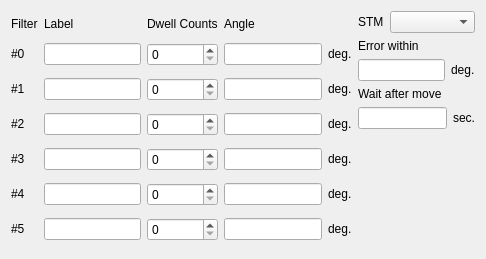
<?xml version="1.0" encoding="UTF-8"?>
<ui version="4.0">
 <class>FrmFilterWheel</class>
 <widget class="QMainWindow" name="FrmFilterWheel">
  <property name="geometry">
   <rect>
    <x>0</x>
    <y>0</y>
    <width>486</width>
    <height>259</height>
   </rect>
  </property>
  <property name="windowTitle">
   <string>Network Analyzer Control</string>
  </property>
  <widget class="QWidget" name="widget">
   <layout class="QGridLayout" name="gridLayout_2">
    <item row="0" column="0">
     <layout class="QGridLayout" name="gridLayout">
      <item row="0" column="0">
       <widget class="QLabel" name="textLabel1_2_5_3_3_13">
        <property name="sizePolicy">
         <sizepolicy hsizetype="Fixed" vsizetype="Fixed">
          <horstretch>0</horstretch>
          <verstretch>0</verstretch>
         </sizepolicy>
        </property>
        <property name="text">
         <string>Filter</string>
        </property>
        <property name="wordWrap">
         <bool>false</bool>
        </property>
       </widget>
      </item>
      <item row="0" column="1">
       <widget class="QLabel" name="textLabel1_2_5_3_3_11">
        <property name="sizePolicy">
         <sizepolicy hsizetype="Fixed" vsizetype="Fixed">
          <horstretch>0</horstretch>
          <verstretch>0</verstretch>
         </sizepolicy>
        </property>
        <property name="text">
         <string>Label</string>
        </property>
        <property name="wordWrap">
         <bool>false</bool>
        </property>
       </widget>
      </item>
      <item row="0" column="2">
       <widget class="QLabel" name="textLabel1_2_5_3_3_16">
        <property name="sizePolicy">
         <sizepolicy hsizetype="Fixed" vsizetype="Fixed">
          <horstretch>0</horstretch>
          <verstretch>0</verstretch>
         </sizepolicy>
        </property>
        <property name="text">
         <string>Dwell Counts</string>
        </property>
        <property name="wordWrap">
         <bool>false</bool>
        </property>
       </widget>
      </item>
      <item row="0" column="3">
       <widget class="QLabel" name="textLabel1_2_5_3_3_14">
        <property name="sizePolicy">
         <sizepolicy hsizetype="Fixed" vsizetype="Fixed">
          <horstretch>0</horstretch>
          <verstretch>0</verstretch>
         </sizepolicy>
        </property>
        <property name="text">
         <string>Angle</string>
        </property>
        <property name="wordWrap">
         <bool>false</bool>
        </property>
       </widget>
      </item>
      <item row="1" column="0">
       <widget class="QLabel" name="textLabel1_2_5_3_3_5">
        <property name="sizePolicy">
         <sizepolicy hsizetype="Fixed" vsizetype="Fixed">
          <horstretch>0</horstretch>
          <verstretch>0</verstretch>
         </sizepolicy>
        </property>
        <property name="text">
         <string>#0</string>
        </property>
        <property name="wordWrap">
         <bool>false</bool>
        </property>
       </widget>
      </item>
      <item row="1" column="2">
       <widget class="QSpinBox" name="m_spbCounts0">
        <property name="minimumSize">
         <size>
          <width>60</width>
          <height>0</height>
         </size>
        </property>
        <property name="minimum">
         <number>0</number>
        </property>
        <property name="maximum">
         <number>10</number>
        </property>
       </widget>
      </item>
      <item row="1" column="3">
       <layout class="QHBoxLayout" name="horizontalLayout_5">
        <item>
         <widget class="QLineEdit" name="m_edAngle0">
          <property name="sizePolicy">
           <sizepolicy hsizetype="Preferred" vsizetype="Fixed">
            <horstretch>0</horstretch>
            <verstretch>0</verstretch>
           </sizepolicy>
          </property>
          <property name="minimumSize">
           <size>
            <width>40</width>
            <height>0</height>
           </size>
          </property>
         </widget>
        </item>
        <item>
         <widget class="QLabel" name="textLabel1_2_2_4_4">
          <property name="sizePolicy">
           <sizepolicy hsizetype="Fixed" vsizetype="Fixed">
            <horstretch>0</horstretch>
            <verstretch>0</verstretch>
           </sizepolicy>
          </property>
          <property name="text">
           <string>deg.</string>
          </property>
          <property name="wordWrap">
           <bool>false</bool>
          </property>
         </widget>
        </item>
       </layout>
      </item>
      <item row="2" column="0">
       <widget class="QLabel" name="textLabel1_2_5_3_3_6">
        <property name="sizePolicy">
         <sizepolicy hsizetype="Fixed" vsizetype="Fixed">
          <horstretch>0</horstretch>
          <verstretch>0</verstretch>
         </sizepolicy>
        </property>
        <property name="text">
         <string>#1</string>
        </property>
        <property name="wordWrap">
         <bool>false</bool>
        </property>
       </widget>
      </item>
      <item row="2" column="2">
       <widget class="QSpinBox" name="m_spbCounts1">
        <property name="minimumSize">
         <size>
          <width>60</width>
          <height>0</height>
         </size>
        </property>
        <property name="minimum">
         <number>0</number>
        </property>
        <property name="maximum">
         <number>10</number>
        </property>
       </widget>
      </item>
      <item row="2" column="3">
       <layout class="QHBoxLayout" name="horizontalLayout_9">
        <item>
         <widget class="QLineEdit" name="m_edAngle1">
          <property name="sizePolicy">
           <sizepolicy hsizetype="Preferred" vsizetype="Fixed">
            <horstretch>0</horstretch>
            <verstretch>0</verstretch>
           </sizepolicy>
          </property>
          <property name="minimumSize">
           <size>
            <width>40</width>
            <height>0</height>
           </size>
          </property>
         </widget>
        </item>
        <item>
         <widget class="QLabel" name="textLabel1_2_2_4_5">
          <property name="sizePolicy">
           <sizepolicy hsizetype="Fixed" vsizetype="Fixed">
            <horstretch>0</horstretch>
            <verstretch>0</verstretch>
           </sizepolicy>
          </property>
          <property name="text">
           <string>deg.</string>
          </property>
          <property name="wordWrap">
           <bool>false</bool>
          </property>
         </widget>
        </item>
       </layout>
      </item>
      <item row="3" column="0">
       <widget class="QLabel" name="textLabel1_2_5_3_3_7">
        <property name="sizePolicy">
         <sizepolicy hsizetype="Fixed" vsizetype="Fixed">
          <horstretch>0</horstretch>
          <verstretch>0</verstretch>
         </sizepolicy>
        </property>
        <property name="text">
         <string>#2</string>
        </property>
        <property name="wordWrap">
         <bool>false</bool>
        </property>
       </widget>
      </item>
      <item row="3" column="2">
       <widget class="QSpinBox" name="m_spbCounts2">
        <property name="minimumSize">
         <size>
          <width>60</width>
          <height>0</height>
         </size>
        </property>
        <property name="minimum">
         <number>0</number>
        </property>
        <property name="maximum">
         <number>10</number>
        </property>
       </widget>
      </item>
      <item row="3" column="3">
       <layout class="QHBoxLayout" name="horizontalLayout_11">
        <item>
         <widget class="QLineEdit" name="m_edAngle2">
          <property name="sizePolicy">
           <sizepolicy hsizetype="Preferred" vsizetype="Fixed">
            <horstretch>0</horstretch>
            <verstretch>0</verstretch>
           </sizepolicy>
          </property>
          <property name="minimumSize">
           <size>
            <width>40</width>
            <height>0</height>
           </size>
          </property>
         </widget>
        </item>
        <item>
         <widget class="QLabel" name="textLabel1_2_2_4_6">
          <property name="sizePolicy">
           <sizepolicy hsizetype="Fixed" vsizetype="Fixed">
            <horstretch>0</horstretch>
            <verstretch>0</verstretch>
           </sizepolicy>
          </property>
          <property name="text">
           <string>deg.</string>
          </property>
          <property name="wordWrap">
           <bool>false</bool>
          </property>
         </widget>
        </item>
       </layout>
      </item>
      <item row="4" column="0">
       <widget class="QLabel" name="textLabel1_2_5_3_3_8">
        <property name="sizePolicy">
         <sizepolicy hsizetype="Fixed" vsizetype="Fixed">
          <horstretch>0</horstretch>
          <verstretch>0</verstretch>
         </sizepolicy>
        </property>
        <property name="text">
         <string>#3</string>
        </property>
        <property name="wordWrap">
         <bool>false</bool>
        </property>
       </widget>
      </item>
      <item row="4" column="2">
       <widget class="QSpinBox" name="m_spbCounts3">
        <property name="minimumSize">
         <size>
          <width>60</width>
          <height>0</height>
         </size>
        </property>
        <property name="minimum">
         <number>0</number>
        </property>
        <property name="maximum">
         <number>10</number>
        </property>
       </widget>
      </item>
      <item row="4" column="3">
       <layout class="QHBoxLayout" name="horizontalLayout_13">
        <item>
         <widget class="QLineEdit" name="m_edAngle3">
          <property name="sizePolicy">
           <sizepolicy hsizetype="Preferred" vsizetype="Fixed">
            <horstretch>0</horstretch>
            <verstretch>0</verstretch>
           </sizepolicy>
          </property>
          <property name="minimumSize">
           <size>
            <width>40</width>
            <height>0</height>
           </size>
          </property>
         </widget>
        </item>
        <item>
         <widget class="QLabel" name="textLabel1_2_2_4_7">
          <property name="sizePolicy">
           <sizepolicy hsizetype="Fixed" vsizetype="Fixed">
            <horstretch>0</horstretch>
            <verstretch>0</verstretch>
           </sizepolicy>
          </property>
          <property name="text">
           <string>deg.</string>
          </property>
          <property name="wordWrap">
           <bool>false</bool>
          </property>
         </widget>
        </item>
       </layout>
      </item>
      <item row="5" column="0">
       <widget class="QLabel" name="textLabel1_2_5_3_3_9">
        <property name="sizePolicy">
         <sizepolicy hsizetype="Fixed" vsizetype="Fixed">
          <horstretch>0</horstretch>
          <verstretch>0</verstretch>
         </sizepolicy>
        </property>
        <property name="text">
         <string>#4</string>
        </property>
        <property name="wordWrap">
         <bool>false</bool>
        </property>
       </widget>
      </item>
      <item row="5" column="2">
       <widget class="QSpinBox" name="m_spbCounts4">
        <property name="minimumSize">
         <size>
          <width>60</width>
          <height>0</height>
         </size>
        </property>
        <property name="minimum">
         <number>0</number>
        </property>
        <property name="maximum">
         <number>10</number>
        </property>
       </widget>
      </item>
      <item row="5" column="3">
       <layout class="QHBoxLayout" name="horizontalLayout_15">
        <item>
         <widget class="QLineEdit" name="m_edAngle4">
          <property name="sizePolicy">
           <sizepolicy hsizetype="Preferred" vsizetype="Fixed">
            <horstretch>0</horstretch>
            <verstretch>0</verstretch>
           </sizepolicy>
          </property>
          <property name="minimumSize">
           <size>
            <width>40</width>
            <height>0</height>
           </size>
          </property>
         </widget>
        </item>
        <item>
         <widget class="QLabel" name="textLabel1_2_2_4_8">
          <property name="sizePolicy">
           <sizepolicy hsizetype="Fixed" vsizetype="Fixed">
            <horstretch>0</horstretch>
            <verstretch>0</verstretch>
           </sizepolicy>
          </property>
          <property name="text">
           <string>deg.</string>
          </property>
          <property name="wordWrap">
           <bool>false</bool>
          </property>
         </widget>
        </item>
       </layout>
      </item>
      <item row="6" column="0">
       <widget class="QLabel" name="textLabel1_2_5_3_3_10">
        <property name="sizePolicy">
         <sizepolicy hsizetype="Fixed" vsizetype="Fixed">
          <horstretch>0</horstretch>
          <verstretch>0</verstretch>
         </sizepolicy>
        </property>
        <property name="text">
         <string>#5</string>
        </property>
        <property name="wordWrap">
         <bool>false</bool>
        </property>
       </widget>
      </item>
      <item row="6" column="2">
       <widget class="QSpinBox" name="m_spbCounts5">
        <property name="minimumSize">
         <size>
          <width>60</width>
          <height>0</height>
         </size>
        </property>
        <property name="minimum">
         <number>0</number>
        </property>
        <property name="maximum">
         <number>10</number>
        </property>
       </widget>
      </item>
      <item row="6" column="3">
       <layout class="QHBoxLayout" name="horizontalLayout_17">
        <item>
         <widget class="QLineEdit" name="m_edAngle5">
          <property name="sizePolicy">
           <sizepolicy hsizetype="Preferred" vsizetype="Fixed">
            <horstretch>0</horstretch>
            <verstretch>0</verstretch>
           </sizepolicy>
          </property>
          <property name="minimumSize">
           <size>
            <width>40</width>
            <height>0</height>
           </size>
          </property>
         </widget>
        </item>
        <item>
         <widget class="QLabel" name="textLabel1_2_2_4_9">
          <property name="sizePolicy">
           <sizepolicy hsizetype="Fixed" vsizetype="Fixed">
            <horstretch>0</horstretch>
            <verstretch>0</verstretch>
           </sizepolicy>
          </property>
          <property name="text">
           <string>deg.</string>
          </property>
          <property name="wordWrap">
           <bool>false</bool>
          </property>
         </widget>
        </item>
       </layout>
      </item>
      <item row="1" column="1">
       <widget class="QLineEdit" name="m_edLabel0">
        <property name="sizePolicy">
         <sizepolicy hsizetype="Preferred" vsizetype="Fixed">
          <horstretch>0</horstretch>
          <verstretch>0</verstretch>
         </sizepolicy>
        </property>
        <property name="minimumSize">
         <size>
          <width>40</width>
          <height>0</height>
         </size>
        </property>
       </widget>
      </item>
      <item row="2" column="1">
       <widget class="QLineEdit" name="m_edLabel1">
        <property name="sizePolicy">
         <sizepolicy hsizetype="Preferred" vsizetype="Fixed">
          <horstretch>0</horstretch>
          <verstretch>0</verstretch>
         </sizepolicy>
        </property>
        <property name="minimumSize">
         <size>
          <width>40</width>
          <height>0</height>
         </size>
        </property>
       </widget>
      </item>
      <item row="3" column="1">
       <widget class="QLineEdit" name="m_edLabel2">
        <property name="sizePolicy">
         <sizepolicy hsizetype="Preferred" vsizetype="Fixed">
          <horstretch>0</horstretch>
          <verstretch>0</verstretch>
         </sizepolicy>
        </property>
        <property name="minimumSize">
         <size>
          <width>40</width>
          <height>0</height>
         </size>
        </property>
       </widget>
      </item>
      <item row="4" column="1">
       <widget class="QLineEdit" name="m_edLabel3">
        <property name="sizePolicy">
         <sizepolicy hsizetype="Preferred" vsizetype="Fixed">
          <horstretch>0</horstretch>
          <verstretch>0</verstretch>
         </sizepolicy>
        </property>
        <property name="minimumSize">
         <size>
          <width>40</width>
          <height>0</height>
         </size>
        </property>
       </widget>
      </item>
      <item row="5" column="1">
       <widget class="QLineEdit" name="m_edLabel4">
        <property name="sizePolicy">
         <sizepolicy hsizetype="Preferred" vsizetype="Fixed">
          <horstretch>0</horstretch>
          <verstretch>0</verstretch>
         </sizepolicy>
        </property>
        <property name="minimumSize">
         <size>
          <width>40</width>
          <height>0</height>
         </size>
        </property>
       </widget>
      </item>
      <item row="6" column="1">
       <widget class="QLineEdit" name="m_edLabel5">
        <property name="sizePolicy">
         <sizepolicy hsizetype="Preferred" vsizetype="Fixed">
          <horstretch>0</horstretch>
          <verstretch>0</verstretch>
         </sizepolicy>
        </property>
        <property name="minimumSize">
         <size>
          <width>40</width>
          <height>0</height>
         </size>
        </property>
       </widget>
      </item>
     </layout>
    </item>
    <item row="0" column="1">
     <layout class="QVBoxLayout" name="verticalLayout_3">
      <item>
       <layout class="QHBoxLayout" name="horizontalLayout_3">
        <item>
         <widget class="QLabel" name="textLabel1_2_5_3_4">
          <property name="sizePolicy">
           <sizepolicy hsizetype="Fixed" vsizetype="Preferred">
            <horstretch>0</horstretch>
            <verstretch>0</verstretch>
           </sizepolicy>
          </property>
          <property name="text">
           <string>STM</string>
          </property>
          <property name="wordWrap">
           <bool>false</bool>
          </property>
         </widget>
        </item>
        <item>
         <widget class="QComboBox" name="m_cmbSTM"/>
        </item>
       </layout>
      </item>
      <item>
       <layout class="QVBoxLayout" name="verticalLayout_2">
        <item>
         <widget class="QLabel" name="textLabel1_2_5_3_3">
          <property name="sizePolicy">
           <sizepolicy hsizetype="Fixed" vsizetype="Preferred">
            <horstretch>0</horstretch>
            <verstretch>0</verstretch>
           </sizepolicy>
          </property>
          <property name="text">
           <string>Error within</string>
          </property>
          <property name="wordWrap">
           <bool>false</bool>
          </property>
         </widget>
        </item>
        <item>
         <layout class="QHBoxLayout" name="horizontalLayout">
          <item>
           <widget class="QLineEdit" name="m_edPhaseErrWithin">
            <property name="sizePolicy">
             <sizepolicy hsizetype="Preferred" vsizetype="Fixed">
              <horstretch>0</horstretch>
              <verstretch>0</verstretch>
             </sizepolicy>
            </property>
            <property name="minimumSize">
             <size>
              <width>40</width>
              <height>0</height>
             </size>
            </property>
           </widget>
          </item>
          <item>
           <widget class="QLabel" name="textLabel1_2_2_4_3_2">
            <property name="sizePolicy">
             <sizepolicy hsizetype="Fixed" vsizetype="Preferred">
              <horstretch>0</horstretch>
              <verstretch>0</verstretch>
             </sizepolicy>
            </property>
            <property name="text">
             <string>deg.</string>
            </property>
            <property name="wordWrap">
             <bool>false</bool>
            </property>
           </widget>
          </item>
         </layout>
        </item>
       </layout>
      </item>
      <item>
       <layout class="QVBoxLayout" name="verticalLayout">
        <item>
         <widget class="QLabel" name="textLabel1_2_5_3_7">
          <property name="sizePolicy">
           <sizepolicy hsizetype="Fixed" vsizetype="Preferred">
            <horstretch>0</horstretch>
            <verstretch>0</verstretch>
           </sizepolicy>
          </property>
          <property name="text">
           <string>Wait after move</string>
          </property>
          <property name="wordWrap">
           <bool>false</bool>
          </property>
         </widget>
        </item>
        <item>
         <layout class="QHBoxLayout" name="horizontalLayout_2">
          <item>
           <widget class="QLineEdit" name="m_edWaitAfterMove">
            <property name="sizePolicy">
             <sizepolicy hsizetype="Preferred" vsizetype="Fixed">
              <horstretch>0</horstretch>
              <verstretch>0</verstretch>
             </sizepolicy>
            </property>
            <property name="minimumSize">
             <size>
              <width>40</width>
              <height>0</height>
             </size>
            </property>
           </widget>
          </item>
          <item>
           <widget class="QLabel" name="textLabel1_2_2_4_3_4">
            <property name="sizePolicy">
             <sizepolicy hsizetype="Fixed" vsizetype="Preferred">
              <horstretch>0</horstretch>
              <verstretch>0</verstretch>
             </sizepolicy>
            </property>
            <property name="text">
             <string>sec.</string>
            </property>
            <property name="wordWrap">
             <bool>false</bool>
            </property>
           </widget>
          </item>
         </layout>
        </item>
       </layout>
      </item>
      <item>
       <spacer name="verticalSpacer">
        <property name="orientation">
         <enum>Qt::Vertical</enum>
        </property>
        <property name="sizeHint" stdset="0">
         <size>
          <width>20</width>
          <height>40</height>
         </size>
        </property>
       </spacer>
      </item>
     </layout>
    </item>
   </layout>
  </widget>
 </widget>
 <layoutdefault spacing="6" margin="11"/>
 <tabstops>
  <tabstop>m_edPhaseErrWithin</tabstop>
 </tabstops>
 <resources/>
 <connections/>
</ui>
